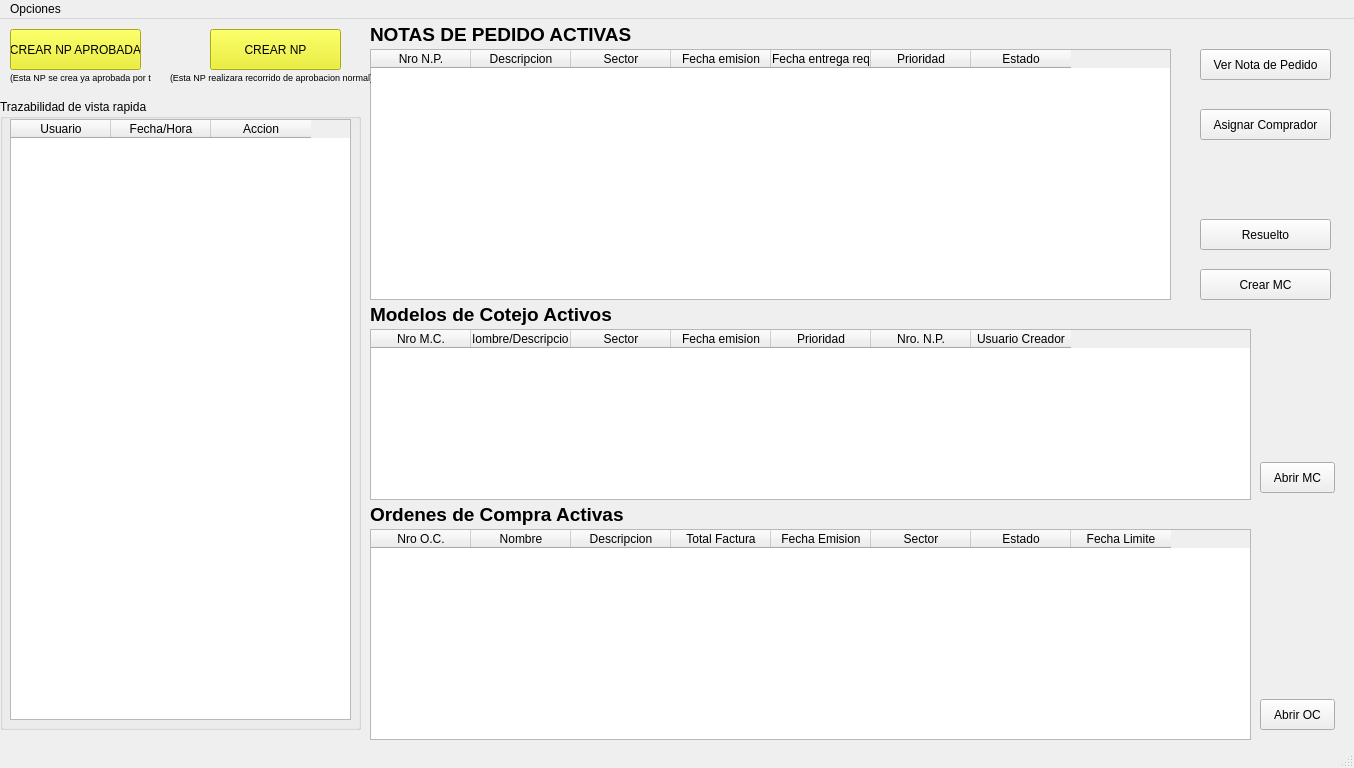
<?xml version="1.0" encoding="UTF-8"?>
<ui version="4.0">
 <class>pantallaRespCompras</class>
 <widget class="QMainWindow" name="pantallaRespCompras">
  <property name="geometry">
   <rect>
    <x>0</x>
    <y>0</y>
    <width>1354</width>
    <height>768</height>
   </rect>
  </property>
  <property name="minimumSize">
   <size>
    <width>800</width>
    <height>600</height>
   </size>
  </property>
  <property name="maximumSize">
   <size>
    <width>1366</width>
    <height>768</height>
   </size>
  </property>
  <property name="windowTitle">
   <string>Pantalla Principal - Resp. Compras</string>
  </property>
  <widget class="QWidget" name="centralwidget">
   <widget class="QGroupBox" name="groupBox">
    <property name="geometry">
     <rect>
      <x>0</x>
      <y>80</y>
      <width>361</width>
      <height>631</height>
     </rect>
    </property>
    <property name="title">
     <string>Trazabilidad de vista rapida</string>
    </property>
    <widget class="QTableWidget" name="tablaDetallesEstado">
     <property name="geometry">
      <rect>
       <x>10</x>
       <y>20</y>
       <width>341</width>
       <height>601</height>
      </rect>
     </property>
     <column>
      <property name="text">
       <string>Usuario</string>
      </property>
     </column>
     <column>
      <property name="text">
       <string>Fecha/Hora</string>
      </property>
     </column>
     <column>
      <property name="text">
       <string>Accion</string>
      </property>
     </column>
    </widget>
   </widget>
   <widget class="QLabel" name="label_2">
    <property name="geometry">
     <rect>
      <x>370</x>
      <y>0</y>
      <width>301</width>
      <height>31</height>
     </rect>
    </property>
    <property name="font">
     <font>
      <pointsize>14</pointsize>
      <bold>true</bold>
     </font>
    </property>
    <property name="text">
     <string>NOTAS DE PEDIDO ACTIVAS</string>
    </property>
   </widget>
   <widget class="QTableWidget" name="tablaNPactivasRC">
    <property name="geometry">
     <rect>
      <x>370</x>
      <y>30</y>
      <width>801</width>
      <height>251</height>
     </rect>
    </property>
    <column>
     <property name="text">
      <string>Nro N.P.</string>
     </property>
    </column>
    <column>
     <property name="text">
      <string>Descripcion</string>
     </property>
    </column>
    <column>
     <property name="text">
      <string>Sector</string>
     </property>
    </column>
    <column>
     <property name="text">
      <string>Fecha emision</string>
     </property>
    </column>
    <column>
     <property name="text">
      <string>Fecha entrega req</string>
     </property>
    </column>
    <column>
     <property name="text">
      <string>Prioridad</string>
     </property>
    </column>
    <column>
     <property name="text">
      <string>Estado</string>
     </property>
    </column>
   </widget>
   <widget class="QPushButton" name="btnAsignarNP_RC">
    <property name="geometry">
     <rect>
      <x>1200</x>
      <y>90</y>
      <width>131</width>
      <height>31</height>
     </rect>
    </property>
    <property name="text">
     <string>Asignar Comprador</string>
    </property>
   </widget>
   <widget class="QPushButton" name="btnVerNP_RC">
    <property name="geometry">
     <rect>
      <x>1200</x>
      <y>30</y>
      <width>131</width>
      <height>31</height>
     </rect>
    </property>
    <property name="text">
     <string>Ver Nota de Pedido</string>
    </property>
   </widget>
   <widget class="QPushButton" name="btnResueltoNP_RC">
    <property name="geometry">
     <rect>
      <x>1200</x>
      <y>200</y>
      <width>131</width>
      <height>31</height>
     </rect>
    </property>
    <property name="text">
     <string>Resuelto</string>
    </property>
   </widget>
   <widget class="QPushButton" name="btnCrearMC_RC">
    <property name="geometry">
     <rect>
      <x>1200</x>
      <y>250</y>
      <width>131</width>
      <height>31</height>
     </rect>
    </property>
    <property name="text">
     <string>Crear MC</string>
    </property>
   </widget>
   <widget class="QTableWidget" name="tablaMCactivosRC">
    <property name="geometry">
     <rect>
      <x>370</x>
      <y>310</y>
      <width>881</width>
      <height>171</height>
     </rect>
    </property>
    <column>
     <property name="text">
      <string>Nro M.C.</string>
     </property>
    </column>
    <column>
     <property name="text">
      <string>Nombre/Descripcion</string>
     </property>
    </column>
    <column>
     <property name="text">
      <string>Sector</string>
     </property>
    </column>
    <column>
     <property name="text">
      <string>Fecha emision</string>
     </property>
    </column>
    <column>
     <property name="text">
      <string>Prioridad</string>
     </property>
    </column>
    <column>
     <property name="text">
      <string>Nro. N.P.</string>
     </property>
    </column>
    <column>
     <property name="text">
      <string>Usuario Creador</string>
     </property>
    </column>
   </widget>
   <widget class="QPushButton" name="btnAbrirMC_RC">
    <property name="geometry">
     <rect>
      <x>1260</x>
      <y>443</y>
      <width>75</width>
      <height>31</height>
     </rect>
    </property>
    <property name="text">
     <string>Abrir MC</string>
    </property>
   </widget>
   <widget class="QLabel" name="label_3">
    <property name="geometry">
     <rect>
      <x>370</x>
      <y>280</y>
      <width>301</width>
      <height>31</height>
     </rect>
    </property>
    <property name="font">
     <font>
      <pointsize>14</pointsize>
      <bold>true</bold>
     </font>
    </property>
    <property name="text">
     <string>Modelos de Cotejo Activos</string>
    </property>
   </widget>
   <widget class="QLabel" name="label_4">
    <property name="geometry">
     <rect>
      <x>370</x>
      <y>480</y>
      <width>301</width>
      <height>31</height>
     </rect>
    </property>
    <property name="font">
     <font>
      <pointsize>14</pointsize>
      <bold>true</bold>
     </font>
    </property>
    <property name="text">
     <string>Ordenes de Compra Activas</string>
    </property>
   </widget>
   <widget class="QTableWidget" name="tablaOCactivasRC">
    <property name="geometry">
     <rect>
      <x>370</x>
      <y>510</y>
      <width>881</width>
      <height>211</height>
     </rect>
    </property>
    <column>
     <property name="text">
      <string>Nro O.C.</string>
     </property>
    </column>
    <column>
     <property name="text">
      <string>Nombre</string>
     </property>
    </column>
    <column>
     <property name="text">
      <string>Descripcion</string>
     </property>
    </column>
    <column>
     <property name="text">
      <string>Total Factura</string>
     </property>
    </column>
    <column>
     <property name="text">
      <string>Fecha Emision</string>
     </property>
    </column>
    <column>
     <property name="text">
      <string>Sector</string>
     </property>
    </column>
    <column>
     <property name="text">
      <string>Estado</string>
     </property>
    </column>
    <column>
     <property name="text">
      <string>Fecha Limite</string>
     </property>
    </column>
   </widget>
   <widget class="QPushButton" name="btnAbrirOC_RC">
    <property name="geometry">
     <rect>
      <x>1260</x>
      <y>680</y>
      <width>75</width>
      <height>31</height>
     </rect>
    </property>
    <property name="text">
     <string>Abrir OC</string>
    </property>
   </widget>
   <widget class="QPushButton" name="btnCrearNP_RC">
    <property name="geometry">
     <rect>
      <x>10</x>
      <y>10</y>
      <width>131</width>
      <height>41</height>
     </rect>
    </property>
    <property name="styleSheet">
     <string notr="true">background-color: rgb(235, 239, 13);
color: rgb(0, 0, 0);</string>
    </property>
    <property name="text">
     <string>CREAR NP APROBADA</string>
    </property>
   </widget>
   <widget class="QLabel" name="label_7">
    <property name="geometry">
     <rect>
      <x>10</x>
      <y>50</y>
      <width>141</width>
      <height>16</height>
     </rect>
    </property>
    <property name="font">
     <font>
      <pointsize>7</pointsize>
     </font>
    </property>
    <property name="text">
     <string>(Esta NP se crea ya aprobada por ti)</string>
    </property>
   </widget>
   <widget class="QPushButton" name="btnCrearNP_F2">
    <property name="geometry">
     <rect>
      <x>210</x>
      <y>10</y>
      <width>131</width>
      <height>41</height>
     </rect>
    </property>
    <property name="styleSheet">
     <string notr="true">background-color: rgb(235, 239, 13);
color: rgb(0, 0, 0);</string>
    </property>
    <property name="text">
     <string>CREAR NP</string>
    </property>
   </widget>
   <widget class="QLabel" name="label_6">
    <property name="geometry">
     <rect>
      <x>170</x>
      <y>50</y>
      <width>201</width>
      <height>16</height>
     </rect>
    </property>
    <property name="font">
     <font>
      <pointsize>7</pointsize>
     </font>
    </property>
    <property name="text">
     <string>(Esta NP realizara recorrido de aprobacion normal)</string>
    </property>
   </widget>
  </widget>
  <widget class="QMenuBar" name="menubar">
   <property name="geometry">
    <rect>
     <x>0</x>
     <y>0</y>
     <width>1354</width>
     <height>33</height>
    </rect>
   </property>
   <widget class="QMenu" name="menuOpciones">
    <property name="title">
     <string>Opciones</string>
    </property>
    <addaction name="actionAbrir_Biblioteca_NP_OC"/>
    <addaction name="separator"/>
    <addaction name="actionMi_Perfil"/>
    <addaction name="actionCerrar_Sesion"/>
   </widget>
   <addaction name="menuOpciones"/>
  </widget>
  <widget class="QStatusBar" name="statusbar"/>
  <action name="actionAbrir_Biblioteca_NP_OC">
   <property name="text">
    <string>Abrir Biblioteca NP/OC</string>
   </property>
  </action>
  <action name="actionMi_Perfil">
   <property name="text">
    <string>Mi Perfil</string>
   </property>
  </action>
  <action name="actionCerrar_Sesion">
   <property name="text">
    <string>Cerrar Sesion</string>
   </property>
  </action>
 </widget>
 <resources/>
 <connections/>
</ui>
